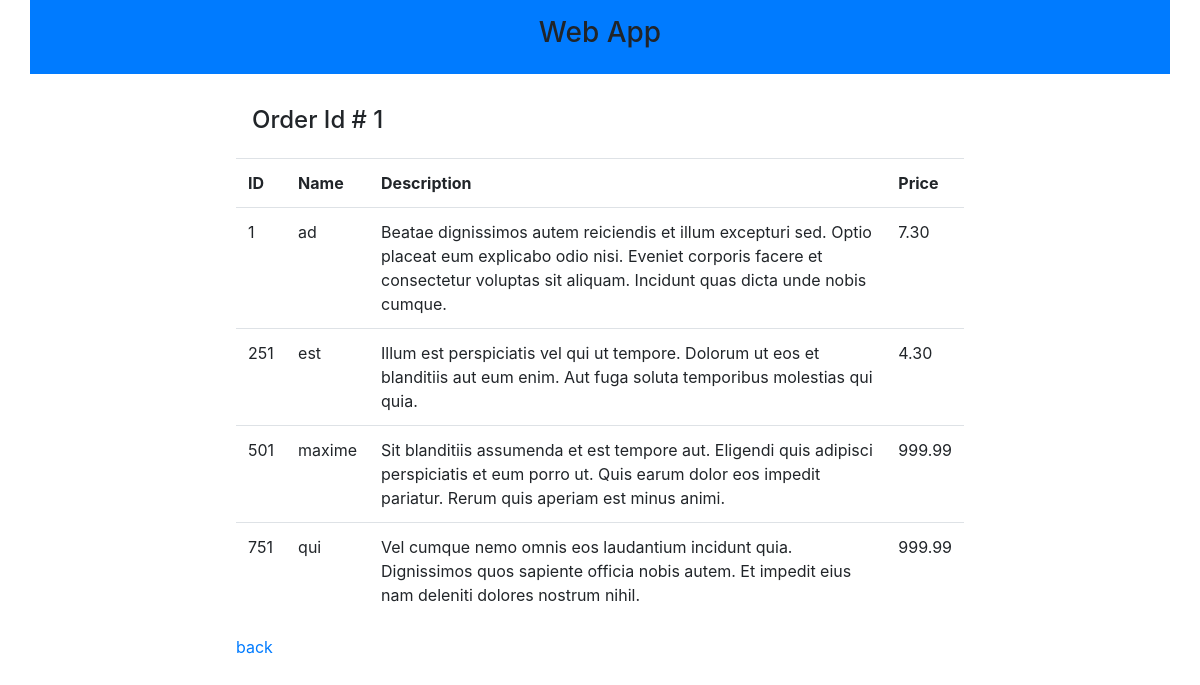
/order.php?orderId=1 (signed in), run on the app's committed database.
### tables this page shows
CREATE TABLE `order_item` (
  `id` int(11) NOT NULL AUTO_INCREMENT,
  `order_id` int(11) NOT NULL,
  `item_name` varchar(255) NOT NULL,
  `item_description` varchar(500) NOT NULL,
  `item_price` decimal(5,2) NOT NULL,
  PRIMARY KEY (`id`)
);

### order.php (the view, shortened to what this page needs)
<!DOCTYPE HTML>
<html lang="en">
	<head>
			<link rel="stylesheet" href="https://cdnjs.cloudflare.com/ajax/libs/twitter-bootstrap/4.1.3/css/bootstrap.min.css"/>
			<link rel="stylesheet" href="https://cdnjs.cloudflare.com/ajax/libs/font-awesome/4.7.0/css/font-awesome.min.css"/>
	</head>
	<body>
		<div class="container">
			<div class="row bg-primary">
				<div class="col-sm-12 text-center p-3">
					<h3>Web App</h2>
				</div>
			</div>
			<div class="row">
				<div class="col-sm-2 p-3">
				</div>
				<div class="col-sm-8 p-3">
					<?php
					$isLoggedIn = isset($_SESSION['isLoggedIn']) ? $_SESSION['isLoggedIn'] : false;
					$orderId = isset($_REQUEST['orderId']) ? $_REQUEST['orderId'] : false;
					if ($isLoggedIn === true) {
						echo "<h4 class='p-3'>Order Id # " . $orderId . "</h4>";
						$db_servername = "localhost";
						$db_username = "orders_user";
						$db_password = "passw0rd";
						$db_name = "orders";
						$db_conn = new mysqli($db_servername, $db_username, $db_password, $db_name);
						$sql = "SELECT id, item_description, item_name, item_price FROM order_item WHERE order_id = " . $orderId;
						$db_result = $db_conn->query($sql);
						if ($db_result->num_rows > 0) {
							echo "<table class='table'><tr><th>ID</th><th>Name</td><th>Description</th><th>Price</th></tr>";
							while($row = $db_result->fetch_assoc()) {
								echo "<tr><td>".$row["id"]."</td><td>".$row["item_name"]."</td><td>".$row["item_description"]."</td><td>".$row["item_price"]."</td></tr>";
							}
							echo "</table>";
						} else {
							echo "0 results";
						}
						echo "<p><a href='report.php'>back</a></p>";
					} else {
						echo '<script type="text/javascript">
							window.location = "index.php"
						</script>';
					}
					?>
				</div>
				<div class="col-sm-2 p-3">
				</div>
			</div>
		</div>
	</body>
</html>

### data on the page
order_item: id "1", item_name "ad", item_description "Beatae dignissimos autem reiciendis et illum excepturi sed. Optio placeat eum explicabo odio nisi. Eveniet corporis facere et consectetur voluptas sit aliquam. Incidunt quas dicta unde nobis cumque.", item_price "7.30"
order_item: id "251", item_name "est", item_description "Illum est perspiciatis vel qui ut tempore. Dolorum ut eos et blanditiis aut eum enim. Aut fuga soluta temporibus molestias qui quia.", item_price "4.30"
order_item: id "501", item_name "maxime", item_description "Sit blanditiis assumenda et est tempore aut. Eligendi quis adipisci perspiciatis et eum porro ut. Quis earum dolor eos impedit pariatur. Rerum quis aperiam est minus animi.", item_price "999.99"
order_item: id "751", item_name "qui", item_description "Vel cumque nemo omnis eos laudantium incidunt quia. Dignissimos quos sapiente officia nobis autem. Et impedit eius nam deleniti dolores nostrum nihil.", item_price "999.99"

### other printed values
$orderId "1"
